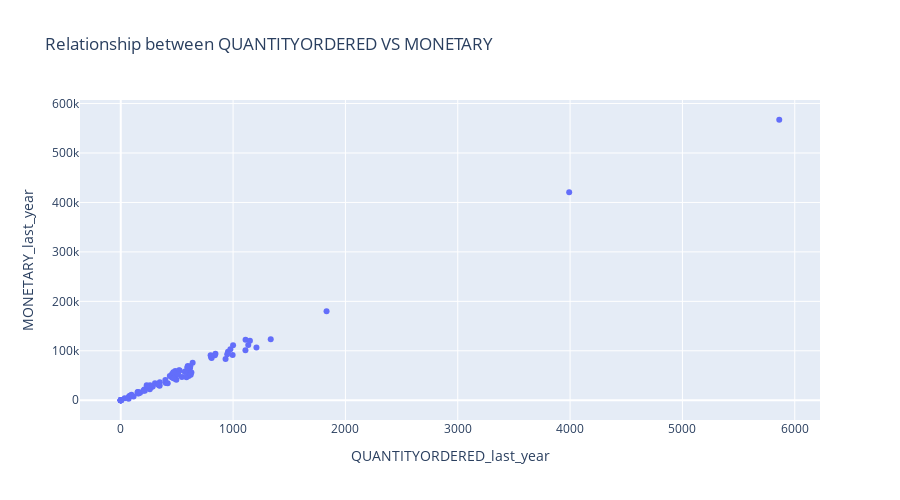

Source (notebook cell):
### Code cell
fig = px.scatter(
    data_frame=customer_df,
    x = "QUANTITYORDERED_last_year",
    y= "MONETARY_last_year",
    title = "Relationship between QUANTITYORDERED VS MONETARY",
    # color = "COUNTRY",
    height=500
)
fig.show()

### Figure 1 — Plotly figure (JSON) as saved in the notebook; plotly's stock layout.template omitted (floating-point values rounded to 4 significant figures)
{"data": [{"hovertemplate": "QUANTITYORDERED_last_year=%{x}<br>MONETARY_last_year=%{y}<extra></extra>", "legendgroup": "", "marker": {"color": "#636efa", "symbol": "circle"}, "mode": "markers", "name": "", "orientation": "v", "showlegend": false, "type": "scatter", "x": [1208, 172, 843, 595, 114, 258, 838, 209, 594, 159, 214, 519, 401, 80, 35, 0, 0, 348, 277, 285, 201, 0, 454, 471, 305, 158, 0, 490, 1111, 0, 0, 72, 343, 5862, 805, 640, 346, 933, 996, 524, 150, 70, 955, 485, 1832, 948, 457, 259, 976, 0, 335, 102, 397, 544, 96, 3992, 261, 437, 616, 418, 512, 572, 0, 605, 629, 572, 1110, 495, 483, 231, 1000, 0, 809, 0, 481, 1335, 156, 508, 0, 152, 585, 1135, 1150, 619, 597, 469, 800, 595, 468, 595, 0, 623], "xaxis": "x", "y": [106800.0, 15140.0, 94120.0, 65010.0, 7620.0, 26710.0, 91222, 21730.0, 59070.0, 14070.0, 19200.0, 60420.0, 34990.0, 9215.0, 3987.0, 0, 0, 36580.0, 27450.0, 27730.0, 18970.0, 0, 46590.0, 54200.0, 34550.0, 15930.0, 0, 54840.0, 122100.0, 0, 0, 7303.0, 30180.0, 567300.0, 87060.0, 75780.0, 29340.0, 83210.0, 91280.0, 60270.0, 16360.0, 3221.0, 97930.0, 58990.0, 180100.0, 92930.0, 52950.0, 22450.0, 103100.0, 0, 31450.0, 8775.0, 41100.0, 46870.0, 11020.0, 420800.0, 30350.0, 49000.0, 64960.0, 34150.0, 55570.0, 57200.0, 0, 49060.0, 56170.0, 58260.0, 100900.0, 41700.0, 43330.0, 30090.0, 111200.0, 0, 85550.0, 0, 48900.0, 123200.0, 13740.0, 51370.0, 0, 16450.0, 46519, 111500.0, 120600.0, 68940.0, 69170.0, 44270.0, 91210.0, 67280.0, 56370.0, 66010.0, 0, 51330.0], "yaxis": "y"}], "layout": {"height": 500, "legend": {"tracegroupgap": 0}, "title": {"text": "Relationship between QUANTITYORDERED VS MONETARY"}, "xaxis": {"anchor": "y", "domain": [0, 1], "title": {"text": "QUANTITYORDERED_last_year"}}, "yaxis": {"anchor": "x", "domain": [0, 1], "title": {"text": "MONETARY_last_year"}}}}
